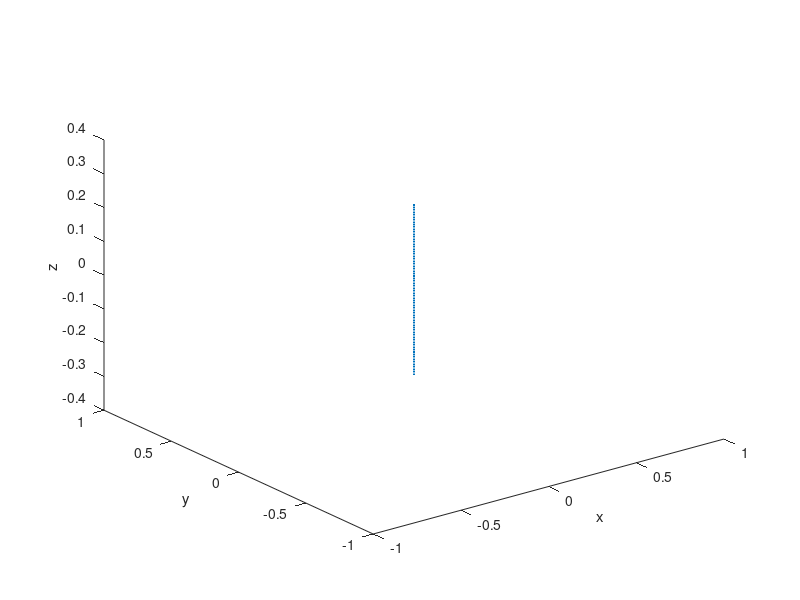

This chart was generated by the following MATLAB code: (Note: this script raises an error after producing the figure.)
clear all;close all
lambda=1;
mu = pi*4e-7; % H/m
c=299792458;% m/second
epsilon=1/c^2/mu; %F/m
eta=sqrt(mu/epsilon); %ohms
k=2*pi/lambda; %1/m
h=0.5; %total length of dipole

%Make structure arrays for the antenna
%Make current at center of each segment
ni=101;
for i=1:ni;
x_strut(i)=0;
y_strut(i)=0;
z_strut(i)=-h/2+h*(i-1)/(ni-1);
if i<ni
z=z_strut(i)+h/(ni-1)/2;%z at center of segment
I(i)=sin(k*(h/2-abs(z)));
end
end

%Make angles to compute field in far zone.
%compute 3/4 of patttern from phi=90 to 360
[theta_field,phi_field]= meshgrid([0:2:180]*pi/180,[90:5:360]*pi/180);

%draw Structure
figure
plot3(x_strut,y_strut,z_strut,'.-');
xlabel('x');ylabel('y');zlabel('z');

%compute far-zone field
[E_theta,E_phi] = FarZone(I,x_strut,y_strut,z_strut,theta_field,phi_field,lambda);

%compute total field amplitude
E=sqrt(abs(E_theta).^2+abs(E_phi).^2);
E_max=max(E(:));
%compute the hat(r) unit vectors in cartesian components
rx_hat=sin(theta_field).*cos(phi_field);
ry_hat=sin(theta_field).*sin(phi_field);
rz_hat=cos(theta_field);
%compute polar pattern in cartesion coordinates
X=abs(E_theta/E_max).*rx_hat;
Y=abs(E_theta/E_max).*ry_hat;
Z=abs(E_theta/E_max).*rz_hat;

%draw 3d pattern
figure
surf(X,Y,Z,ones([size(X) 3]))
hold on
% cover ends of pattern
patch(X(1,:),Y(1,:),Z(1,:),'white')
patch(X(end,:),Y(end,:),Z(end,:),'white')
axis equal
view(115,25)
axis off
xlabel('x');ylabel('y');zlabel('z');
mArrow3([0 0 0],[1.5 0 0],'color',0.7*[1,1,1],'stemWidth',0.01);
text(1.6,0,0,'x','color',0.7*[1,1,1],'FontSize',16);
mArrow3([0 0 0],[0 1.5 0],'color',0.7*[1,1,1],'stemWidth',0.01);
text(0,1.6,0,'y','color',0.7*[1,1,1],'FontSize',16);
mArrow3([0 0 0],[0 0 1.5 ],'color',0.7*[1,1,1],'stemWidth',0.01);
text(0,0,1.6,'z','color',0.7*[1,1,1],'FontSize',16);